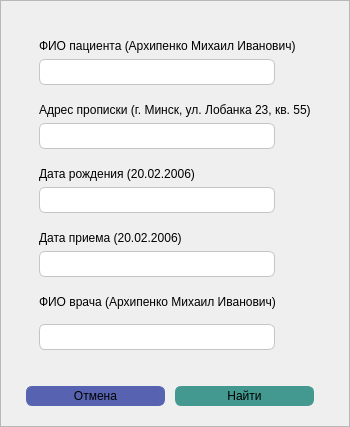
       <widget class="QFrame" name="frame_2">
        <property name="maximumSize">
         <size>
          <width>386</width>
          <height>16777215</height>
         </size>
        </property>
        <property name="frameShape">
         <enum>QFrame::Shape::StyledPanel</enum>
        </property>
        <property name="frameShadow">
         <enum>QFrame::Shadow::Raised</enum>
        </property>
        <layout class="QVBoxLayout" name="verticalLayout_3">
         <item>
          <widget class="QFrame" name="frame_4">
           <property name="styleSheet">
            <string notr="true">border:none;</string>
           </property>
           <property name="frameShape">
            <enum>QFrame::Shape::StyledPanel</enum>
           </property>
           <property name="frameShadow">
            <enum>QFrame::Shadow::Raised</enum>
           </property>
           <layout class="QVBoxLayout" name="verticalLayout_2">
            <property name="spacing">
             <number>0</number>
            </property>
            <property name="leftMargin">
             <number>0</number>
            </property>
            <property name="topMargin">
             <number>0</number>
            </property>
            <property name="rightMargin">
             <number>0</number>
            </property>
            <property name="bottomMargin">
             <number>0</number>
            </property>
            <item>
             <widget class="QFrame" name="frame_9">
              <property name="frameShape">
               <enum>QFrame::Shape::StyledPanel</enum>
              </property>
              <property name="frameShadow">
               <enum>QFrame::Shadow::Raised</enum>
              </property>
              <layout class="QVBoxLayout" name="verticalLayout_27">
               <item>
                <widget class="QFrame" name="frame_15">
                 <property name="styleSheet">
                  <string notr="true">border:None</string>
                 </property>
                 <property name="frameShape">
                  <enum>QFrame::Shape::StyledPanel</enum>
                 </property>
                 <property name="frameShadow">
                  <enum>QFrame::Shadow::Raised</enum>
                 </property>
                 <layout class="QVBoxLayout" name="verticalLayout_18">
                  <item>
                   <widget class="QFrame" name="frame_16">
                    <property name="styleSheet">
                     <string notr="true">border:None;</string>
                    </property>
                    <property name="frameShape">
                     <enum>QFrame::Shape::StyledPanel</enum>
                    </property>
                    <property name="frameShadow">
                     <enum>QFrame::Shadow::Raised</enum>
                    </property>
                    <layout class="QVBoxLayout" name="verticalLayout_19">
                     <property name="spacing">
                      <number>0</number>
                     </property>
                     <property name="leftMargin">
                      <number>0</number>
                     </property>
                     <property name="topMargin">
                      <number>0</number>
                     </property>
                     <property name="rightMargin">
                      <number>0</number>
                     </property>
                     <property name="bottomMargin">
                      <number>0</number>
                     </property>
                     <item>
                      <widget class="QFrame" name="frame_30">
                       <property name="styleSheet">
                        <string notr="true">border:None;</string>
                       </property>
                       <property name="frameShape">
                        <enum>QFrame::Shape::StyledPanel</enum>
                       </property>
                       <property name="frameShadow">
                        <enum>QFrame::Shadow::Raised</enum>
                       </property>
                       <layout class="QVBoxLayout" name="verticalLayout_20">
                        <item>
                         <widget class="QLabel" name="__label_user">
                          <property name="text">
                           <string>ФИО пациента (Архипенко Михаил Иванович)</string>
                          </property>
                         </widget>
                        </item>
                        <item>
                         <widget class="QFrame" name="frame_32">
                          <property name="frameShape">
                           <enum>QFrame::Shape::StyledPanel</enum>
                          </property>
                          <property name="frameShadow">
                           <enum>QFrame::Shadow::Raised</enum>
                          </property>
                          <layout class="QHBoxLayout" name="horizontalLayout_16">
                           <property name="spacing">
                            <number>4</number>
                           </property>
                           <property name="leftMargin">
                            <number>0</number>
                           </property>
                           <property name="topMargin">
                            <number>0</number>
                           </property>
                           <property name="rightMargin">
                            <number>0</number>
                           </property>
                           <property name="bottomMargin">
                            <number>0</number>
                           </property>
                           <item>
                            <widget class="QLineEdit" name="__line_edit_user">
                             <property name="accessibleDescription">
                              <string/>
                             </property>
                             <property name="styleSheet">
                              <string notr="true">border: 1px solid rgb(197, 197, 197);
border-radius:6px;
padding:4px;</string>
                             </property>
                            </widget>
                           </item>
                           <item>
                            <widget class="QPushButton" name="__button_user">
                             <property name="text">
                              <string/>
                             </property>
                             <property name="icon">
                              <iconset resource="../qrc/main_icons.qrc">
                               <normaloff>:/icons/user2.png</normaloff>:/icons/user2.png</iconset>
                             </property>
                             <property name="iconSize">
                              <size>
                               <width>27</width>
                               <height>27</height>
                              </size>
                             </property>
                            </widget>
                           </item>
                          </layout>
                         </widget>
                        </item>
                       </layout>
                      </widget>
                     </item>
                     <item>
                      <widget class="QFrame" name="frame_33">
                       <property name="styleSheet">
                        <string notr="true">border:None;</string>
                       </property>
                       <property name="frameShape">
                        <enum>QFrame::Shape::StyledPanel</enum>
                       </property>
                       <property name="frameShadow">
                        <enum>QFrame::Shadow::Raised</enum>
                       </property>
                       <layout class="QVBoxLayout" name="verticalLayout_21">
                        <item>
                         <widget class="QLabel" name="__label_address">
                          <property name="text">
                           <string>Адрес прописки (г. Минск, ул. Лобанка 23, кв. 55)</string>
                          </property>
                         </widget>
                        </item>
                        <item>
                         <widget class="QFrame" name="frame_34">
                          <property name="frameShape">
                           <enum>QFrame::Shape::StyledPanel</enum>
                          </property>
                          <property name="frameShadow">
                           <enum>QFrame::Shadow::Raised</enum>
                          </property>
                          <layout class="QHBoxLayout" name="horizontalLayout_17">
                           <property name="spacing">
                            <number>4</number>
                           </property>
                           <property name="leftMargin">
                            <number>0</number>
                           </property>
                           <property name="topMargin">
                            <number>0</number>
                           </property>
                           <property name="rightMargin">
                            <number>0</number>
                           </property>
                           <property name="bottomMargin">
                            <number>0</number>
                           </property>
                           <item>
                            <widget class="QLineEdit" name="_line_edit_address">
                             <property name="styleSheet">
                              <string notr="true">border: 1px solid rgb(197, 197, 197);
border-radius:6px;
padding:4px;</string>
                             </property>
                            </widget>
                           </item>
                           <item>
                            <widget class="QPushButton" name="__button_address">
                             <property name="text">
                              <string/>
                             </property>
                             <property name="icon">
                              <iconset resource="../qrc/main_icons.qrc">
                               <normaloff>:/icons/address.png</normaloff>:/icons/address.png</iconset>
                             </property>
                             <property name="iconSize">
                              <size>
                               <width>27</width>
                               <height>27</height>
                              </size>
                             </property>
                            </widget>
                           </item>
                          </layout>
                         </widget>
                        </item>
                       </layout>
                      </widget>
                     </item>
                     <item>
                      <widget class="QFrame" name="frame_35">
                       <property name="styleSheet">
                        <string notr="true">border:None;</string>
                       </property>
                       <property name="frameShape">
                        <enum>QFrame::Shape::StyledPanel</enum>
                       </property>
                       <property name="frameShadow">
                        <enum>QFrame::Shadow::Raised</enum>
                       </property>
                       <layout class="QVBoxLayout" name="verticalLayout_23">
                        <item>
                         <widget class="QLabel" name="__label_date_of_birthday">
                          <property name="text">
                           <string>Дата рождения (20.02.2006)</string>
                          </property>
                         </widget>
                        </item>
                        <item>
                         <widget class="QFrame" name="frame_36">
                          <property name="frameShape">
                           <enum>QFrame::Shape::StyledPanel</enum>
                          </property>
                          <property name="frameShadow">
                           <enum>QFrame::Shadow::Raised</enum>
                          </property>
                          <layout class="QHBoxLayout" name="horizontalLayout_19">
                           <property name="spacing">
                            <number>4</number>
                           </property>
                           <property name="leftMargin">
                            <number>0</number>
                           </property>
                           <property name="topMargin">
                            <number>0</number>
                           </property>
                           <property name="rightMargin">
                            <number>0</number>
                           </property>
                           <property name="bottomMargin">
                            <number>0</number>
                           </property>
                           <item>
                            <widget class="QLineEdit" name="__line_edit_date_of_birthday">
                             <property name="styleSheet">
                              <string notr="true">border: 1px solid rgb(197, 197, 197);
border-radius:6px;
padding:4px;</string>
                             </property>
                            </widget>
                           </item>
                           <item>
                            <widget class="QPushButton" name="__button_date_of_birthday">
                             <property name="text">
                              <string/>
                             </property>
                             <property name="icon">
                              <iconset resource="../qrc/main_icons.qrc">
                               <normaloff>:/icons/date.png</normaloff>:/icons/date.png</iconset>
                             </property>
                             <property name="iconSize">
                              <size>
                               <width>27</width>
                               <height>27</height>
                              </size>
                             </property>
                            </widget>
                           </item>
                          </layout>
                         </widget>
                        </item>
                       </layout>
                      </widget>
                     </item>
                     <item>
                      <widget class="QFrame" name="frame_37">
                       <property name="frameShape">
                        <enum>QFrame::Shape::StyledPanel</enum>
                       </property>
                       <property name="frameShadow">
                        <enum>QFrame::Shadow::Raised</enum>
                       </property>
                       <layout class="QVBoxLayout" name="verticalLayout_24">
                        <item>
                         <widget class="QLabel" name="__label_date_of_admission">
                          <property name="accessibleName">
                           <string/>
                          </property>
                          <property name="styleSheet">
                           <string notr="true">border:None;</string>
                          </property>
                          <property name="text">
                           <string>Дата приема (20.02.2006)</string>
                          </property>
                         </widget>
                        </item>
                        <item>
                         <widget class="QFrame" name="frame_38">
                          <property name="frameShape">
                           <enum>QFrame::Shape::StyledPanel</enum>
                          </property>
                          <property name="frameShadow">
                           <enum>QFrame::Shadow::Raised</enum>
                          </property>
                          <layout class="QHBoxLayout" name="horizontalLayout_20">
                           <property name="spacing">
                            <number>4</number>
                           </property>
                           <property name="leftMargin">
                            <number>0</number>
                           </property>
                           <property name="topMargin">
                            <number>0</number>
                           </property>
                           <property name="rightMargin">
                            <number>0</number>
                           </property>
                           <property name="bottomMargin">
                            <number>0</number>
                           </property>
                           <item>
                            <widget class="QLineEdit" name="__line_edit_date_of_admission">
                             <property name="styleSheet">
                              <string notr="true">border: 1px solid rgb(197, 197, 197);
border-radius:6px;
padding:4px;</string>
                             </property>
                            </widget>
                           </item>
                           <item>
                            <widget class="QPushButton" name="__button_of_admission">
                             <property name="text">
                              <string/>
                             </property>
                             <property name="icon">
                              <iconset resource="../qrc/main_icons.qrc">
                               <normaloff>:/icons/date.png</normaloff>:/icons/date.png</iconset>
                             </property>
                             <property name="iconSize">
                              <size>
                               <width>27</width>
                               <height>27</height>
                              </size>
                             </property>
                            </widget>
                           </item>
                          </layout>
                         </widget>
                        </item>
                       </layout>
                      </widget>
                     </item>
                     <item>
                      <widget class="QFrame" name="frame_39">
                       <property name="styleSheet">
                        <string notr="true">border:None;</string>
                       </property>
                       <property name="frameShape">
                        <enum>QFrame::Shape::StyledPanel</enum>
                       </property>
                       <property name="frameShadow">
                        <enum>QFrame::Shadow::Raised</enum>
                       </property>
                       <layout class="QVBoxLayout" name="verticalLayout_25">
                        <item>
                         <widget class="QLabel" name="__label_doctor_fio">
                          <property name="text">
                           <string>ФИО врача (Архипенко Михаил Иванович)</string>
                          </property>
                         </widget>
                        </item>
                        <item>
                         <widget class="QFrame" name="frame_40">
                          <property name="frameShape">
                           <enum>QFrame::Shape::StyledPanel</enum>
                          </property>
                          <property name="frameShadow">
                           <enum>QFrame::Shadow::Raised</enum>
                          </property>
                          <layout class="QHBoxLayout" name="horizontalLayout_21">
                           <property name="spacing">
                            <number>4</number>
                           </property>
                           <property name="leftMargin">
                            <number>0</number>
                           </property>
                           <property name="rightMargin">
                            <number>0</number>
                           </property>
                           <property name="bottomMargin">
                            <number>0</number>
                           </property>
                           <item>
                            <widget class="QLineEdit" name="__line_edit_doctor">
                             <property name="styleSheet">
                              <string notr="true">border: 1px solid rgb(197, 197, 197);
border-radius:6px;
padding:4px;</string>
                             </property>
                            </widget>
                           </item>
                           <item>
                            <widget class="QPushButton" name="__button_doctor_icon">
                             <property name="text">
                              <string/>
                             </property>
                             <property name="icon">
                              <iconset resource="../qrc/main_icons.qrc">
                               <normaloff>:/icons/doctor2.png</normaloff>:/icons/doctor2.png</iconset>
                             </property>
                             <property name="iconSize">
                              <size>
                               <width>27</width>
                               <height>27</height>
                              </size>
                             </property>
                            </widget>
                           </item>
                          </layout>
                         </widget>
                        </item>
                       </layout>
                      </widget>
                     </item>
                    </layout>
                   </widget>
                  </item>
                 </layout>
                </widget>
               </item>
              </layout>
             </widget>
            </item>
            <item>
             <widget class="QFrame" name="frame_5">
              <property name="maximumSize">
               <size>
                <width>16777215</width>
                <height>150</height>
               </size>
              </property>
              <property name="styleSheet">
               <string notr="true">border:None
</string>
              </property>
              <property name="frameShape">
               <enum>QFrame::Shape::StyledPanel</enum>
              </property>
              <property name="frameShadow">
               <enum>QFrame::Shadow::Raised</enum>
              </property>
              <layout class="QHBoxLayout" name="horizontalLayout_2">
               <property name="spacing">
                <number>10</number>
               </property>
               <item>
                <spacer name="horizontalSpacer">
                 <property name="orientation">
                  <enum>Qt::Orientation::Horizontal</enum>
                 </property>
                 <property name="sizeType">
                  <enum>QSizePolicy::Policy::Fixed</enum>
                 </property>
                 <property name="sizeHint" stdset="0">
                  <size>
                   <width>5</width>
                   <height>20</height>
                  </size>
                 </property>
                </spacer>
               </item>
               <item>
                <widget class="QPushButton" name="__button_cancel">
                 <property name="styleSheet">
                  <string notr="true">background-color:rgb(87, 99, 177);
border:1px solid rgb(87, 99, 177);;
border-radius:6px;
padding:2px 4px;</string>
                 </property>
                 <property name="text">
                  <string>Отмена</string>
                 </property>
                </widget>
               </item>
               <item>
                <widget class="QPushButton" name="__button_search">
                 <property name="styleSheet">
                  <string notr="true">background-color:rgb(67, 153, 143);
border:1px solid rgb(67, 153, 143);
border-radius:6px;
padding:2px 4px;</string>
                 </property>
                 <property name="text">
                  <string>Найти</string>
                 </property>
                </widget>
               </item>
               <item>
                <spacer name="horizontalSpacer_2">
                 <property name="orientation">
                  <enum>Qt::Orientation::Horizontal</enum>
                 </property>
                 <property name="sizeType">
                  <enum>QSizePolicy::Policy::Fixed</enum>
                 </property>
                 <property name="sizeHint" stdset="0">
                  <size>
                   <width>15</width>
                   <height>20</height>
                  </size>
                 </property>
                </spacer>
               </item>
              </layout>
             </widget>
            </item>
           </layout>
          </widget>
         </item>
        </layout>
       </widget>
